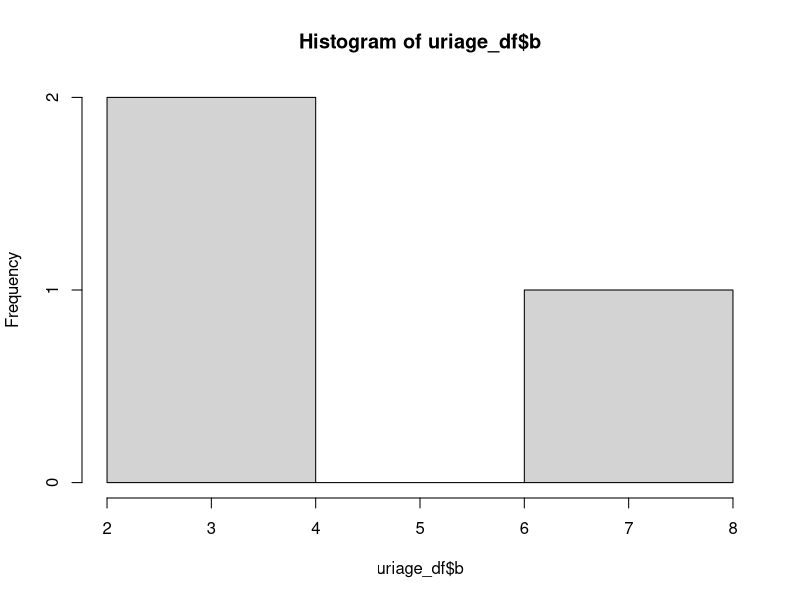

R code for this plot:
# 第13章　ネイティブパイプ |>
#
# 『Rによるデータ分析 入門から実践』の第13章のサンプルコードです。
# リポジトリのルートを作業ディレクトリにして、上から順に実行してください。

# ── block 01 ────────────────────────────────────────
library(tidyverse)

# ── block 02 ────────────────────────────────────────
uriage <- c(100, 200, 300, 250)
round(mean(uriage), 1)

# ── block 03 ────────────────────────────────────────
uriage |> mean() |> round(1)

# ── block 04 ────────────────────────────────────────
c(3, 1, 2) |> sort()

# ── block 05 ────────────────────────────────────────
library(magrittr)
c(3, 1, 2) %>% sort()

# ── block 06 ────────────────────────────────────────
quote(x |> f())

# ── block 07 ────────────────────────────────────────
quote(x %>% f())

# ── block 08 ────────────────────────────────────────
quote(x %>% f())[[1]]

# ── block 09 ────────────────────────────────────────
sonomama <- function(x) x
c(native = system.time(for (i in 1:1e5) 1 |> sonomama())[["elapsed"]],
  magrittr = system.time(for (i in 1:1e5) 1 %>% sonomama())[["elapsed"]])

# ── block 10 ────────────────────────────────────────
c(1, 2, 3) %>% paste("x", .)

# ── block 12 ────────────────────────────────────────
uriage_df <- data.frame(a = c(1, 2, 3), b = c(2, 4, 7))
uriage_df |> lm(b ~ a, data = _) |> coef()

# ── block 15 ────────────────────────────────────────
uriage_df |> lm(b ~ a, data = _) |> _$coefficients

# ── block 16 ────────────────────────────────────────
uriage_df |> lm(b ~ a, data = _) |> _$coefficients[[2]]

# ── block 17 ────────────────────────────────────────
model <- lm(b ~ a, data = uriage_df)
coef(model)[[2]]

# ── block 19 ────────────────────────────────────────
1:3 %>% sum

# ── block 20 ────────────────────────────────────────
lab <- function(x) deparse(substitute(x))
uriage_df |> lab()

# ── block 21 ────────────────────────────────────────
uriage_df %>% lab()

# ── block 22 ────────────────────────────────────────
uriage_df$b |> hist()

# ── block 23 ────────────────────────────────────────
uriage_df |> filter(b > 3)

# ── block 24 ────────────────────────────────────────
uriage_df %>% filter(b > 3)

# ── block 26 ────────────────────────────────────────
-1:3 |> sum()

# ── block 27 ────────────────────────────────────────
-1 |> abs()

# ── block 28 ────────────────────────────────────────
c(1, 2, 3) %>% paste(., "個")

# ── block 29 ────────────────────────────────────────
c(4, 9) %>% paste(sqrt(.))

# ── block 30 ────────────────────────────────────────
kazu <- function(...) length(list(...))
c(1, 2) %>% kazu(.)

# ── block 31 ────────────────────────────────────────
c(4, 9) %>% kazu(sqrt(.))

# ── block 32 ────────────────────────────────────────
c(1, 2) %>% kazu("a", .)

# ── block 33 ────────────────────────────────────────
c(4, 9) %>% { paste(sqrt(.)) }

# ── block 34 ────────────────────────────────────────
tenpo_betsu <- uriage_df |> filter(b > 3)
tenpo_betsu |> nrow()
